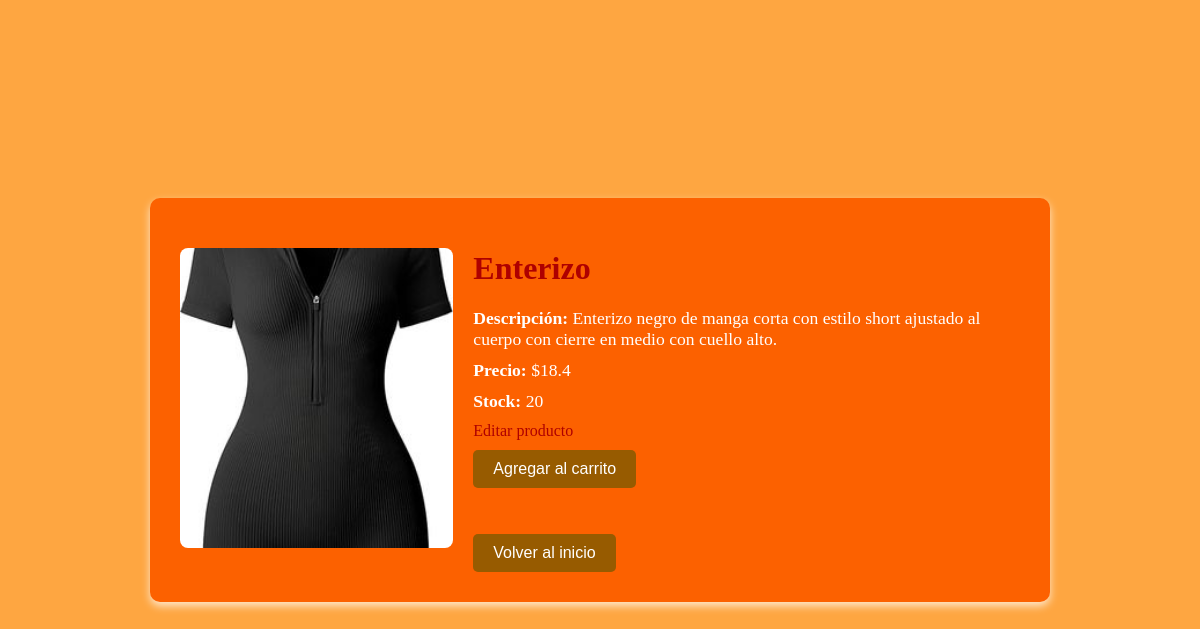
Screenshot of /producto/1 (signed in) with the database file from the repository.
### models/product.py (models this page shows, shortened)
class Producto(db.Model):
    id = db.Column(db.Integer, primary_key=True)
    nombre = db.Column(db.String(100), nullable=False)
    descripcion = db.Column(db.Text, nullable=True)
    precio = db.Column(db.Float, nullable=False)
    stock = db.Column(db.Integer, nullable=False)
    imagen_url = db.Column(db.String(255), nullable=True)
    categoria_id = db.Column(db.Integer, db.ForeignKey('category.id'), nullable=False)
    marca = db.Column(db.String(100), nullable=True)
    modelo = db.Column(db.String(100), nullable=True)
    especificaciones = db.Column(db.Text, nullable=True)
    categoria = db.relationship('Category', back_populates='productos')

### app.py (the view)
@app.route('/producto/<int:id>')
def producto_detalle(id):
    producto = ProductService.get_product_by_id(id)  # Usamos el servicio para obtener el producto
    return render_template('producto_detalle.html', producto=producto)

### app.py (called while the page is built)
@app.before_request
def check_logged_in():
    if 'user_id' not in session:
        if request.endpoint not in ['login', 'static']:  # Excluye login y rutas estáticas
            return redirect(url_for('login'))

### services/product_service.py (called while the page is built)
    @staticmethod
    def get_product_by_id(id):
        return Producto.query.get_or_404(id)

### templates/producto_detalle.html (shortened to what this page needs)
<!DOCTYPE html>
<html lang="es">
<head>
    <link rel="stylesheet" href="https://cdnjs.cloudflare.com/ajax/libs/font-awesome/6.0.0-beta3/css/all.min.css">
    <link rel="stylesheet" href="{{ url_for('static', filename='styles_productos.css') }}">
</head>
<body>
    <div class="producto-container">
        <div class="producto-content">
            <div class="producto-imagen">
                {% if producto.imagen_url %}
                    <img src="{{ producto.imagen_url }}" alt="{{ producto.nombre }}">
                {% endif %}
            </div>
            <div class="producto-info">
                <h1>{{ producto.nombre }}</h1>
                <p><strong>Descripción:</strong> {{ producto.descripcion }}</p>
                <p><strong>Precio:</strong> ${{ producto.precio }}</p>
                <p><strong>Stock:</strong> {{ producto.stock }}</p>
                <a href="{{ url_for('editar_producto_form', id=producto.id) }}">Editar producto</a>
                <button
                    class="btn-agregar-carrito"
                    data-producto-id="{{ producto.id }}"
                    data-action="{{ url_for('cart.add_to_cart', user_id=1) }}">
                    Agregar al carrito
                </button>
                <br><br>
                <button onclick="window.location.href='/'">Volver al inicio</button>
            </div>
        </div>
    </div>
</body>
</html>

### static/styles_productos.css (style rules this page uses)
body { font-family: 'Merriweather'; background-color: #fea641; color: #ffffff; margin: 0; padding: 0; display: flex; justify-content: center; align-items: center; height: 100vh; }
h1 { color: #ae0000; }
.producto-container { background-color: #fc6100; border-radius: 10px; padding: 30px; max-width: 70%; max-height: 80%; margin: 0 auto; box-shadow: 0 4px 8px #ffffffbb; }
.producto-content { display: flex; align-items: center; flex-direction: row; justify-content: center; }
.producto-imagen { flex: 1; padding-right: 20px; }
.producto-imagen img { width: 100%; max-height: 300px; object-fit: cover; border-radius: 8px; }
.producto-info { flex: 2; }
.producto-info p { margin: 10px 0; font-size: 1.1rem; }
a { color: #ae0000; text-decoration: none; }
button { background-color: #975b00; color: #ffffff; border: none; padding: 10px 20px; border-radius: 5px; cursor: pointer; font-size: 1rem; display: block; margin-top: 10px; }

### rows the page displays
Producto: imagen_url (picture), nombre "Enterizo", descripcion "Enterizo negro de manga corta con estilo short ajustado al cuerpo con cierre en medio con cuello alto.", precio "18.4", stock "20"
